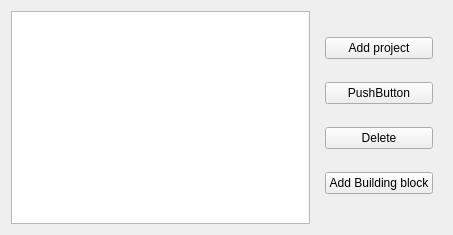
<?xml version="1.0" encoding="UTF-8"?>
<ui version="4.0">
 <class>ProjectPage</class>
 <widget class="QWidget" name="ProjectPage">
  <property name="geometry">
   <rect>
    <x>0</x>
    <y>0</y>
    <width>453</width>
    <height>235</height>
   </rect>
  </property>
  <property name="windowTitle">
   <string>Form</string>
  </property>
  <layout class="QHBoxLayout" name="horizontalLayout_2">
   <item>
    <layout class="QHBoxLayout" name="horizontalLayout_5">
     <item>
      <widget class="QListView" name="listProjects">
       <property name="viewMode">
        <enum>QListView::ListMode</enum>
       </property>
       <property name="modelColumn">
        <number>0</number>
       </property>
      </widget>
     </item>
    </layout>
   </item>
   <item>
    <widget class="QWidget" name="widget" native="true">
     <layout class="QVBoxLayout" name="verticalLayout">
      <item>
       <widget class="QPushButton" name="btnAddProject">
        <property name="text">
         <string>Add project</string>
        </property>
       </widget>
      </item>
      <item>
       <widget class="QPushButton" name="btnEdit">
        <property name="text">
         <string>PushButton</string>
        </property>
       </widget>
      </item>
      <item>
       <widget class="QPushButton" name="btnDelete">
        <property name="text">
         <string>Delete</string>
        </property>
       </widget>
      </item>
      <item>
       <widget class="QPushButton" name="btnAddBb">
        <property name="enabled">
         <bool>true</bool>
        </property>
        <property name="text">
         <string>Add Building block</string>
        </property>
       </widget>
      </item>
     </layout>
    </widget>
   </item>
  </layout>
 </widget>
 <resources/>
 <connections/>
</ui>
